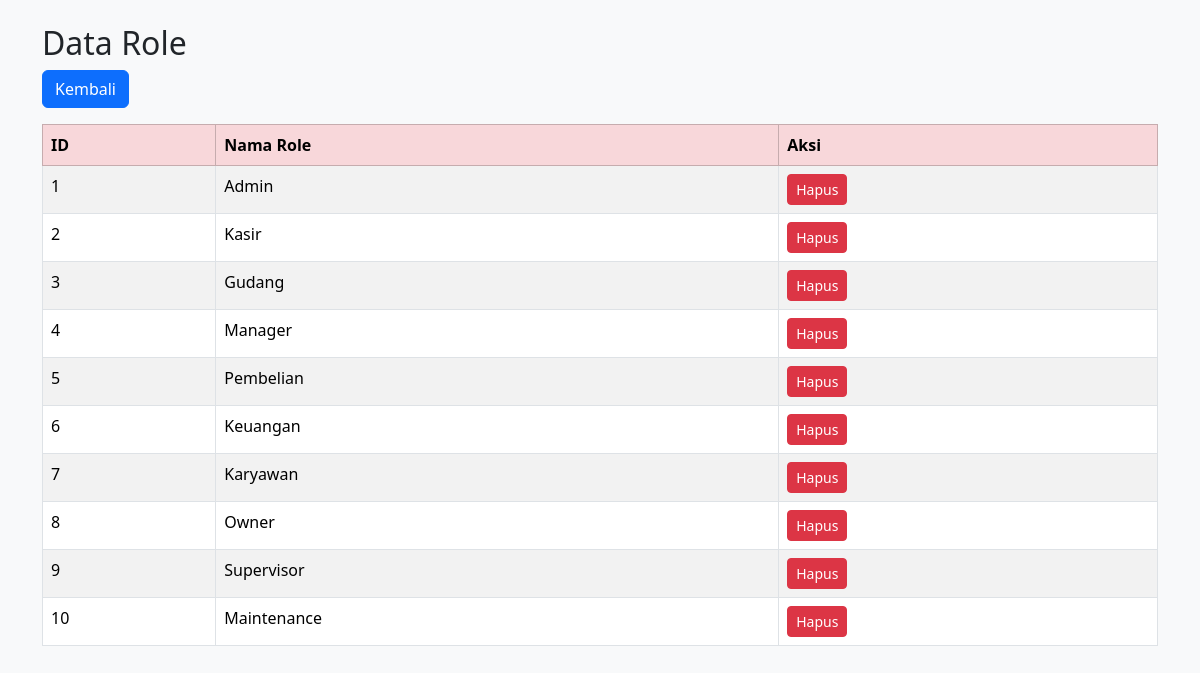
The page /master/role.php (signed in) on the database its author committed.
### tables this page shows
CREATE TABLE role (
  idrole INT AUTO_INCREMENT PRIMARY KEY,
  nama_role VARCHAR(100) NOT NULL
);

### master/role.php (the view, shortened to what this page needs)
<?php
include '../config/koneksi.php';
?>
<!DOCTYPE html>
<html lang="id">
<head>
<link href="https://cdn.jsdelivr.net/npm/bootstrap@5.3.3/dist/css/bootstrap.min.css" rel="stylesheet">
</head>
<body class="bg-light">
<div class="container py-4">
  <h2>Data Role</h2>
  <a href="../dashboard(1).php" class="btn btn-primary mb-3">Kembali</a>
  <table class="table table-bordered table-striped">
    <thead class="table-danger">
      <tr>
        <th>ID</th><th>Nama Role</th><th>Aksi</th>
      </tr>
    </thead>
    <tbody>
      <?php
      $q = mysqli_query($koneksi, "SELECT * FROM role");
      while($d = mysqli_fetch_assoc($q)){
        echo "<tr>
                <td>{$d['idrole']}</td>
                <td>{$d['nama_role']}</td>
                <td>
                  <a href='hapus_role.php?id={$d['idrole']}' class='btn btn-danger btn-sm' onclick=\"return confirm('Yakin ingin hapus?')\">Hapus</a>
                </td>
              </tr>";
      }
      ?>
    </tbody>
  </table>
</div>
</body>
</html>

### rows shown on the page
role: idrole "1", nama_role "Admin"
role: idrole "2", nama_role "Kasir"
role: idrole "3", nama_role "Gudang"
role: idrole "4", nama_role "Manager"
role: idrole "5", nama_role "Pembelian"
role: idrole "6", nama_role "Keuangan"
role: idrole "7", nama_role "Karyawan"
role: idrole "8", nama_role "Owner"
role: idrole "9", nama_role "Supervisor"
role: idrole "10", nama_role "Maintenance"
